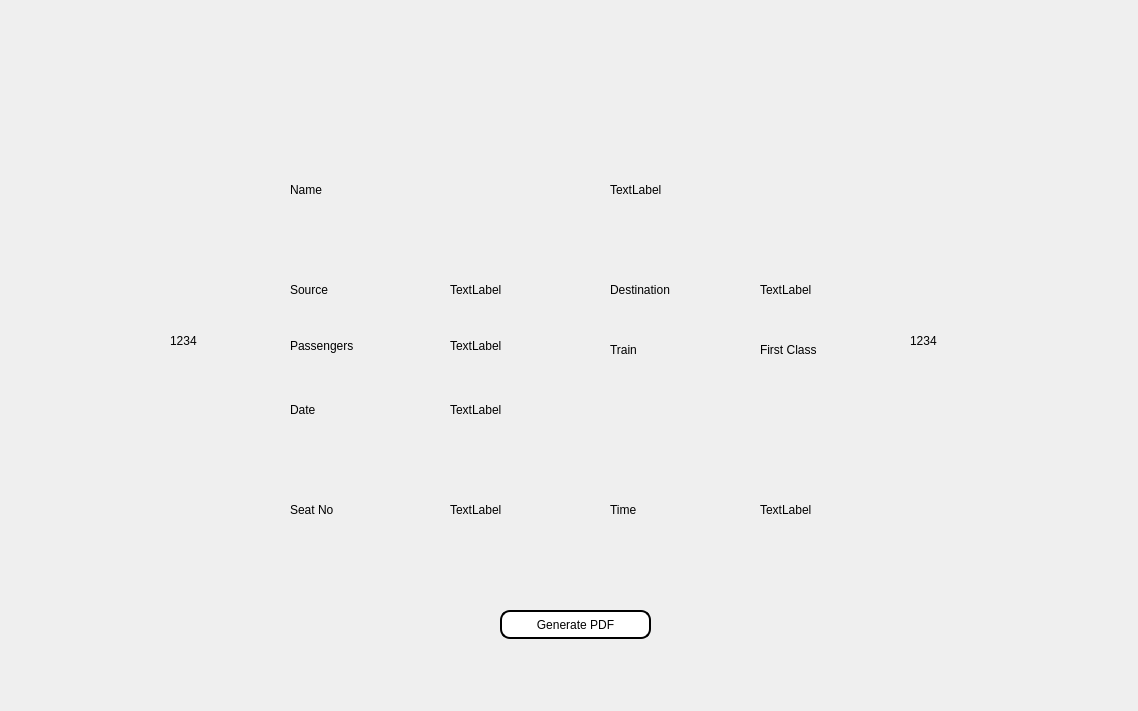
<?xml version="1.0" encoding="UTF-8"?>
<ui version="4.0">
 <class>Bill</class>
 <widget class="QDialog" name="Bill">
  <property name="geometry">
   <rect>
    <x>0</x>
    <y>0</y>
    <width>1138</width>
    <height>711</height>
   </rect>
  </property>
  <property name="windowTitle">
   <string>Dialog</string>
  </property>
  <property name="styleSheet">
   <string notr="true">#Bill{
border-image: url(:/images/ticket bill.jpg);
}
QLabel{
	font: 700 16pt &quot;Nexa Bold&quot;;
	color: rgb(0, 0, 0);
}
QPushButton{
border-style: outset;
border-width: 2px;
border-radius: 10px;
border-color: rgb(0, 0, 0);
background-color:white;
color:black;
}</string>
  </property>
  <widget class="QLabel" name="label_2">
   <property name="geometry">
    <rect>
     <x>910</x>
     <y>320</y>
     <width>101</width>
     <height>41</height>
    </rect>
   </property>
   <property name="layoutDirection">
    <enum>Qt::LeftToRight</enum>
   </property>
   <property name="text">
    <string>1234</string>
   </property>
  </widget>
  <widget class="QLabel" name="label_3">
   <property name="geometry">
    <rect>
     <x>290</x>
     <y>180</y>
     <width>81</width>
     <height>20</height>
    </rect>
   </property>
   <property name="text">
    <string>Name</string>
   </property>
  </widget>
  <widget class="QLabel" name="label_4">
   <property name="geometry">
    <rect>
     <x>610</x>
     <y>180</y>
     <width>161</width>
     <height>20</height>
    </rect>
   </property>
   <property name="text">
    <string>TextLabel</string>
   </property>
  </widget>
  <widget class="QLabel" name="label_7">
   <property name="geometry">
    <rect>
     <x>290</x>
     <y>280</y>
     <width>111</width>
     <height>20</height>
    </rect>
   </property>
   <property name="text">
    <string>Source</string>
   </property>
  </widget>
  <widget class="QLabel" name="label_8">
   <property name="geometry">
    <rect>
     <x>450</x>
     <y>280</y>
     <width>161</width>
     <height>20</height>
    </rect>
   </property>
   <property name="text">
    <string>TextLabel</string>
   </property>
  </widget>
  <widget class="QLabel" name="label_9">
   <property name="geometry">
    <rect>
     <x>290</x>
     <y>330</y>
     <width>161</width>
     <height>31</height>
    </rect>
   </property>
   <property name="text">
    <string>Passengers</string>
   </property>
  </widget>
  <widget class="QLabel" name="label_10">
   <property name="geometry">
    <rect>
     <x>450</x>
     <y>330</y>
     <width>201</width>
     <height>31</height>
    </rect>
   </property>
   <property name="text">
    <string>TextLabel</string>
   </property>
  </widget>
  <widget class="QLabel" name="label_11">
   <property name="geometry">
    <rect>
     <x>290</x>
     <y>500</y>
     <width>131</width>
     <height>20</height>
    </rect>
   </property>
   <property name="text">
    <string>Seat No</string>
   </property>
  </widget>
  <widget class="QLabel" name="label_12">
   <property name="geometry">
    <rect>
     <x>450</x>
     <y>500</y>
     <width>181</width>
     <height>20</height>
    </rect>
   </property>
   <property name="text">
    <string>TextLabel</string>
   </property>
  </widget>
  <widget class="QLabel" name="label_13">
   <property name="geometry">
    <rect>
     <x>610</x>
     <y>500</y>
     <width>63</width>
     <height>20</height>
    </rect>
   </property>
   <property name="text">
    <string>Time</string>
   </property>
  </widget>
  <widget class="QLabel" name="label_14">
   <property name="geometry">
    <rect>
     <x>760</x>
     <y>500</y>
     <width>171</width>
     <height>20</height>
    </rect>
   </property>
   <property name="text">
    <string>TextLabel</string>
   </property>
  </widget>
  <widget class="QLabel" name="label_17">
   <property name="geometry">
    <rect>
     <x>290</x>
     <y>400</y>
     <width>63</width>
     <height>20</height>
    </rect>
   </property>
   <property name="text">
    <string>Date</string>
   </property>
  </widget>
  <widget class="QLabel" name="label_18">
   <property name="geometry">
    <rect>
     <x>450</x>
     <y>400</y>
     <width>251</width>
     <height>20</height>
    </rect>
   </property>
   <property name="text">
    <string>TextLabel</string>
   </property>
  </widget>
  <widget class="QPushButton" name="pushButton">
   <property name="geometry">
    <rect>
     <x>500</x>
     <y>610</y>
     <width>151</width>
     <height>29</height>
    </rect>
   </property>
   <property name="text">
    <string>Generate PDF</string>
   </property>
  </widget>
  <widget class="QLabel" name="label_21">
   <property name="geometry">
    <rect>
     <x>610</x>
     <y>280</y>
     <width>151</width>
     <height>20</height>
    </rect>
   </property>
   <property name="text">
    <string>Destination</string>
   </property>
  </widget>
  <widget class="QLabel" name="label_22">
   <property name="geometry">
    <rect>
     <x>760</x>
     <y>280</y>
     <width>141</width>
     <height>20</height>
    </rect>
   </property>
   <property name="text">
    <string>TextLabel</string>
   </property>
  </widget>
  <widget class="QLabel" name="label_5">
   <property name="geometry">
    <rect>
     <x>170</x>
     <y>320</y>
     <width>101</width>
     <height>41</height>
    </rect>
   </property>
   <property name="layoutDirection">
    <enum>Qt::LeftToRight</enum>
   </property>
   <property name="text">
    <string>1234</string>
   </property>
  </widget>
  <widget class="QLabel" name="label">
   <property name="geometry">
    <rect>
     <x>610</x>
     <y>340</y>
     <width>63</width>
     <height>20</height>
    </rect>
   </property>
   <property name="text">
    <string>Train </string>
   </property>
  </widget>
  <widget class="QLabel" name="label_6">
   <property name="geometry">
    <rect>
     <x>760</x>
     <y>340</y>
     <width>131</width>
     <height>20</height>
    </rect>
   </property>
   <property name="text">
    <string>First Class</string>
   </property>
  </widget>
 </widget>
 <resources/>
 <connections/>
</ui>
